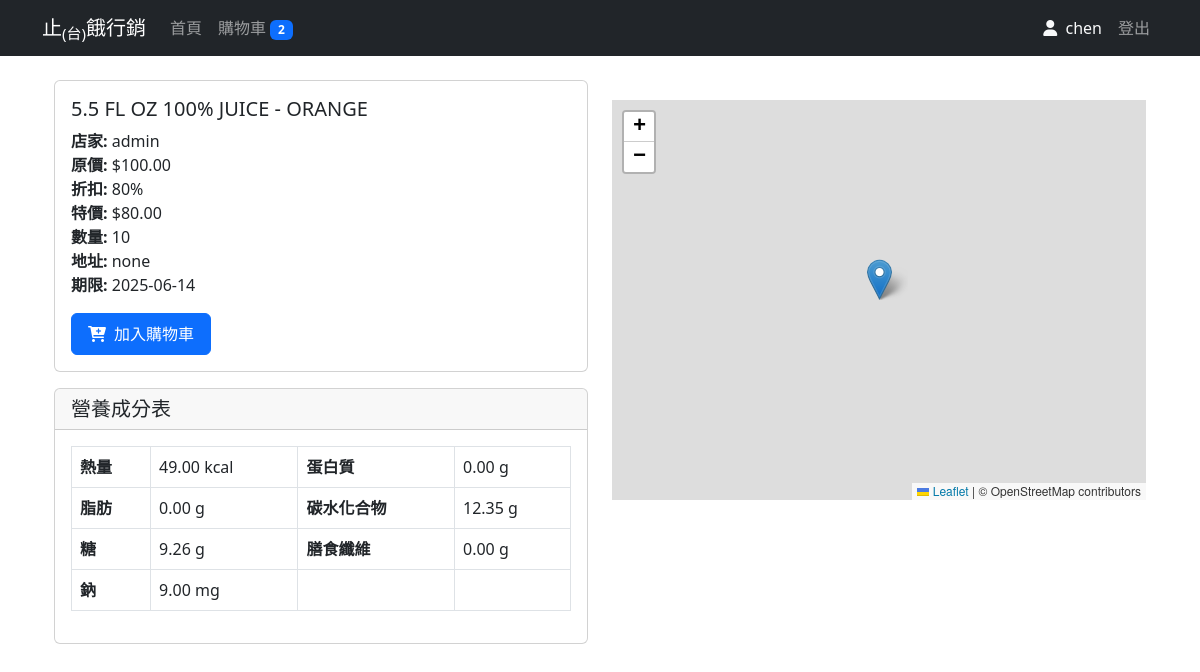
/product/1 (signed in), run on the app's committed database.
### app.py (models this page shows, shortened)
class User(UserMixin, db.Model):
    id = db.Column(db.Integer, primary_key=True)
    username = db.Column(db.String(80), unique=True, nullable=False)
    email = db.Column(db.String(120), unique=True, nullable=False)
    password_hash = db.Column(db.String(128))
    is_store = db.Column(db.Boolean, default=False)
    gender = db.Column(db.String(1))  # 'M' or 'F'
    birthdate = db.Column(db.Date)

class Product(db.Model):
    id = db.Column(db.Integer, primary_key=True)
    name = db.Column(db.String(100), nullable=False)
    description = db.Column(db.String(200))
    quantity = db.Column(db.Integer, nullable=False)
    address = db.Column(db.String(200), nullable=False)
    latitude = db.Column(db.Float)
    longitude = db.Column(db.Float)
    expiry_date = db.Column(db.DateTime, nullable=False)
    original_price = db.Column(db.Float, nullable=False)
    discount_rate = db.Column(db.Float, nullable=False)
    nutrition_info = db.Column(db.JSON)
    store_id = db.Column(db.Integer, db.ForeignKey('user.id'), nullable=False)
    store = db.relationship('User', backref=db.backref('products', lazy=True))
    cart_count = db.Column(db.Integer, default=0)  # 新增：追蹤購物車數量

### app.py (the view)
@app.route('/product/<int:product_id>')
def product_detail(product_id):
    product = Product.query.get_or_404(product_id)
    return render_template('product_detail.html', product=product)

### app.py (called while the page is built)
@login_manager.user_loader
def load_user(user_id):
    return User.query.get(int(user_id))

### templates/product_detail.html (shortened to what this page needs)
{% extends "base.html" %}
{% block content %}
<div class="container">
    <div class="row">
        <div class="col-md-6">
            <div class="card mb-3">
                <div class="card-body">
                    <h5 class="card-title">{{ product.name }}</h5>
                    <p class="card-text">
                        <strong>店家:</strong> {{ product.store.username }}<br>
                        <strong>原價:</strong> ${{ "%.2f"|format(product.original_price) }}<br>
                        <strong>折扣:</strong> {{ "%.0f"|format(product.discount_rate * 100) }}%<br>
                        <strong>特價:</strong> ${{ "%.2f"|format(product.original_price * product.discount_rate) }}<br>
                        <strong>數量:</strong> {{ product.quantity }}<br>
                        <strong>地址:</strong> {{ product.address }}<br>
                        <strong>期限:</strong> {{ product.expiry_date.strftime('%Y-%m-%d') }}
                    </p>
                    {% if current_user.is_authenticated %}
                        {% if current_user.id == product.store_id %}
                            <div class="mb-3">
                                <form action="{{ url_for('edit_product', product_id=product.id) }}" method="POST" class="mb-2">
                                    <div class="input-group">
                                        <input type="number" name="quantity" class="form-control" value="{{ product.quantity }}" min="0" required>
                                        <button type="submit" class="btn btn-primary">更新數量</button>
                                    </div>
                                </form>
                                <form action="{{ url_for('delete_product', product_id=product.id) }}" method="POST"
                                      onsubmit="return confirm('確定要下架此商品嗎？');">
                                    <button type="submit" class="btn btn-danger w-100">下架商品</button>
                                </form>
                            </div>
                        {% elif not current_user.is_store %}
                            <button class="btn btn-primary add-to-cart-btn"
                                onclick="addToCart({{ product.id }}, this)"
                                data-product-id="{{ product.id }}">
                                <i class="fas fa-cart-plus"></i>
                                <span>加入購物車</span>
                            </button>
                        {% endif %}
                    {% endif %}
                </div>
            </div>
            <div class="card">
                <div class="card-header">
                    <h5 class="mb-0">營養成分表</h5>
                </div>
                <div class="card-body">
                    <div class="table-responsive">
                        <table class="table table-bordered">
                            <tbody>
                                <tr>
                                    <th>熱量</th>
                                    <td>{{ "%.2f"|format(product.nutrition_info.energy|float) }} kcal</td>
                                    <th>蛋白質</th>
                                    <td>{{ "%.2f"|format(product.nutrition_info.protein|float) }} g</td>
                                </tr>
                                <tr>
                                    <th>脂肪</th>
                                    <td>{{ "%.2f"|format(product.nutrition_info.fat|float) }} g</td>
                                    <th>碳水化合物</th>
                                    <td>{{ "%.2f"|format(product.nutrition_info.carbohydrate|float) }} g</td>
                                </tr>
                                <tr>
                                    <th>糖</th>
                                    <td>{{ "%.2f"|format(product.nutrition_info.sugars|float) }} g</td>
                                    <th>膳食纖維</th>
                                    <td>{{ "%.2f"|format(product.nutrition_info.fiber|float) }} g</td>
                                </tr>
                                <tr>
                                    <th>鈉</th>
                                    <td>{{ "%.2f"|format(product.nutrition_info.sodium|float) }} mg</td>
                                    <th></th>
                                    <td></td>
                                </tr>
                            </tbody>
                        </table>
                    </div>
                </div>
            </div>
        </div>
        <div class="col-md-6">
            <div id="map" class="map-container"></div>
        </div>
    </div>
</div>
{% endblock %}

### templates/base.html (shortened to what this page needs)
<!DOCTYPE html>
<html lang="zh-TW">
<head>
    <link href="https://cdn.jsdelivr.net/npm/bootstrap@5.3.0/dist/css/bootstrap.min.css" rel="stylesheet">
    <link rel="stylesheet" href="https://cdnjs.cloudflare.com/ajax/libs/font-awesome/6.0.0/css/all.min.css">
    <link rel="stylesheet" href="https://unpkg.com/leaflet@1.9.4/dist/leaflet.css">
</head>
<body>
    <nav class="navbar navbar-expand-lg navbar-dark bg-dark">
        <div class="container">
            <a class="navbar-brand" href="{{ url_for('index') }}">止<sub>(台)</sub>餓行銷</a>
            <div class="collapse navbar-collapse" id="navbarNav">
                <ul class="navbar-nav me-auto">
                    <li class="nav-item">
                        <a class="nav-link" href="{{ url_for('index') }}">首頁</a>
                    </li>
                    {% if current_user.is_authenticated %}
                        {% if current_user.is_store %}
                        <li class="nav-item">
                            <a class="nav-link" href="{{ url_for('add_product') }}">新增商品</a>
                        </li>
                        {% else %}
                        <li class="nav-item">
                            <a class="nav-link" href="{{ url_for('view_cart') }}">
                                購物車
                                {% if current_user.cart_items %}
                                <span class="badge bg-primary" id="cart-count">{{ current_user.cart_items|length }}</span>
                                {% endif %}
                            </a>
                        </li>
                        {% endif %}
                    {% endif %}
                </ul>
                <ul class="navbar-nav">
                    {% if current_user.is_authenticated %}
                    <li class="nav-item">
                        <span class="nav-link text-light">
                            <i class="fas fa-user me-1"></i>
                            {{ current_user.username }}
                        </span>
                    </li>
                    <li class="nav-item">
                        <a class="nav-link" href="{{ url_for('logout') }}">登出</a>
                    </li>
                    {% endif %}
                </ul>
            </div>
        </div>
    </nav>
    <div class="container mt-4">
        {% block content %}{% endblock %}
    </div>
</body>
</html>

### templates/base.html (style rules this page uses)
.map-container { height: 400px; width: 100%; margin-top: 20px; }
.btn { display: inline-flex; align-items: center; justify-content: center; gap: 0.5rem; padding: 0.5rem 1rem; }

### data on the page
User: username "chen"
Product: name "5.5 FL OZ 100% JUICE - ORANGE", original_price "100.00", product.discount_rate*100 "80", product.original_price*product.discount_rate "80.00", quantity "10", address "none", expiry_date "2025-06-14", nutrition_info.energy "49.00", nutrition_info.protein "0.00", nutrition_info.fat "0.00", nutrition_info.carbohydrate "12.35", nutrition_info.sugars "9.26", nutrition_info.fiber "0.00", nutrition_info.sodium "9.00"
User: store.username "admin"

### other printed values
{{ current_user.cart_items|length }} "2"
